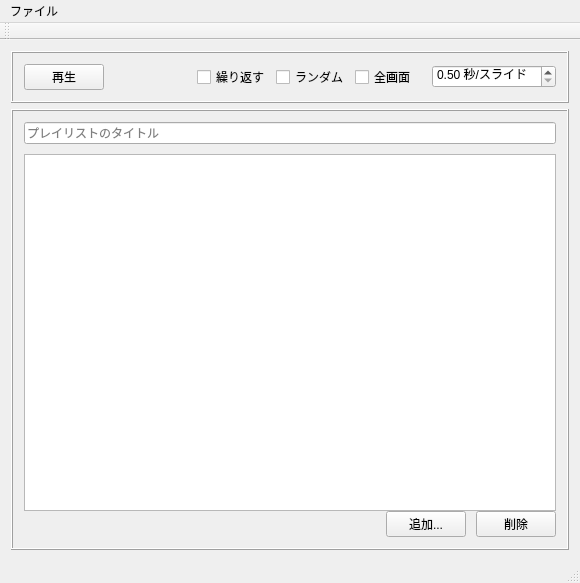
<?xml version="1.0" encoding="UTF-8"?>
<ui version="4.0">
 <class>MainWindow</class>
 <widget class="QMainWindow" name="MainWindow">
  <property name="geometry">
   <rect>
    <x>0</x>
    <y>0</y>
    <width>580</width>
    <height>583</height>
   </rect>
  </property>
  <property name="windowTitle">
   <string>SimpleSlideshow</string>
  </property>
  <widget class="QWidget" name="centralWidget">
   <layout class="QVBoxLayout" name="verticalLayout_2">
    <item>
     <widget class="QFrame" name="frame">
      <property name="frameShape">
       <enum>QFrame::Box</enum>
      </property>
      <property name="frameShadow">
       <enum>QFrame::Raised</enum>
      </property>
      <layout class="QHBoxLayout" name="horizontalLayout">
       <item>
        <widget class="QPushButton" name="pushButton_Play_Pose">
         <property name="text">
          <string>再生</string>
         </property>
         <property name="checkable">
          <bool>true</bool>
         </property>
        </widget>
       </item>
       <item>
        <spacer name="horizontalSpacer_2">
         <property name="orientation">
          <enum>Qt::Horizontal</enum>
         </property>
         <property name="sizeHint" stdset="0">
          <size>
           <width>40</width>
           <height>20</height>
          </size>
         </property>
        </spacer>
       </item>
       <item>
        <widget class="QCheckBox" name="checkBox_repeat">
         <property name="text">
          <string>繰り返す</string>
         </property>
        </widget>
       </item>
       <item>
        <widget class="QCheckBox" name="checkBox_random">
         <property name="text">
          <string>ランダム</string>
         </property>
        </widget>
       </item>
       <item>
        <widget class="QCheckBox" name="checkBox_fullscreen">
         <property name="text">
          <string>全画面</string>
         </property>
        </widget>
       </item>
       <item>
        <spacer name="horizontalSpacer_3">
         <property name="orientation">
          <enum>Qt::Horizontal</enum>
         </property>
         <property name="sizeType">
          <enum>QSizePolicy::Fixed</enum>
         </property>
         <property name="sizeHint" stdset="0">
          <size>
           <width>10</width>
           <height>20</height>
          </size>
         </property>
        </spacer>
       </item>
       <item>
        <widget class="QDoubleSpinBox" name="doubleSpinBox_playSpeed">
         <property name="suffix">
          <string> 秒/スライド</string>
         </property>
         <property name="minimum">
          <double>0.500000000000000</double>
         </property>
         <property name="singleStep">
          <double>0.500000000000000</double>
         </property>
        </widget>
       </item>
      </layout>
     </widget>
    </item>
    <item>
     <widget class="QFrame" name="frame_3">
      <property name="frameShape">
       <enum>QFrame::Box</enum>
      </property>
      <property name="frameShadow">
       <enum>QFrame::Raised</enum>
      </property>
      <layout class="QVBoxLayout" name="verticalLayout">
       <property name="spacing">
        <number>0</number>
       </property>
       <item>
        <widget class="QLineEdit" name="lineEdit_playlistTitle">
         <property name="placeholderText">
          <string>プレイリストのタイトル</string>
         </property>
        </widget>
       </item>
       <item>
        <spacer name="verticalSpacer">
         <property name="orientation">
          <enum>Qt::Vertical</enum>
         </property>
         <property name="sizeType">
          <enum>QSizePolicy::Fixed</enum>
         </property>
         <property name="sizeHint" stdset="0">
          <size>
           <width>20</width>
           <height>10</height>
          </size>
         </property>
        </spacer>
       </item>
       <item>
        <widget class="QListWidget" name="listWidget_playlist">
         <property name="dragEnabled">
          <bool>true</bool>
         </property>
         <property name="selectionMode">
          <enum>QAbstractItemView::ExtendedSelection</enum>
         </property>
        </widget>
       </item>
       <item>
        <widget class="QFrame" name="frame_2">
         <property name="frameShape">
          <enum>QFrame::NoFrame</enum>
         </property>
         <property name="frameShadow">
          <enum>QFrame::Raised</enum>
         </property>
         <property name="lineWidth">
          <number>1</number>
         </property>
         <layout class="QHBoxLayout" name="horizontalLayout_2">
          <property name="spacing">
           <number>0</number>
          </property>
          <property name="leftMargin">
           <number>0</number>
          </property>
          <property name="topMargin">
           <number>0</number>
          </property>
          <property name="rightMargin">
           <number>0</number>
          </property>
          <property name="bottomMargin">
           <number>0</number>
          </property>
          <item>
           <spacer name="horizontalSpacer">
            <property name="orientation">
             <enum>Qt::Horizontal</enum>
            </property>
            <property name="sizeHint" stdset="0">
             <size>
              <width>40</width>
              <height>20</height>
             </size>
            </property>
           </spacer>
          </item>
          <item>
           <widget class="QPushButton" name="pushButton_addImagePath">
            <property name="sizePolicy">
             <sizepolicy hsizetype="Fixed" vsizetype="Fixed">
              <horstretch>0</horstretch>
              <verstretch>0</verstretch>
             </sizepolicy>
            </property>
            <property name="minimumSize">
             <size>
              <width>80</width>
              <height>0</height>
             </size>
            </property>
            <property name="maximumSize">
             <size>
              <width>80</width>
              <height>16777215</height>
             </size>
            </property>
            <property name="text">
             <string>追加...</string>
            </property>
           </widget>
          </item>
          <item>
           <spacer name="horizontalSpacer_4">
            <property name="orientation">
             <enum>Qt::Horizontal</enum>
            </property>
            <property name="sizeType">
             <enum>QSizePolicy::Fixed</enum>
            </property>
            <property name="sizeHint" stdset="0">
             <size>
              <width>10</width>
              <height>20</height>
             </size>
            </property>
           </spacer>
          </item>
          <item>
           <widget class="QPushButton" name="pushButton_removeImagePath">
            <property name="sizePolicy">
             <sizepolicy hsizetype="Fixed" vsizetype="Fixed">
              <horstretch>0</horstretch>
              <verstretch>0</verstretch>
             </sizepolicy>
            </property>
            <property name="minimumSize">
             <size>
              <width>80</width>
              <height>0</height>
             </size>
            </property>
            <property name="maximumSize">
             <size>
              <width>80</width>
              <height>16777215</height>
             </size>
            </property>
            <property name="text">
             <string>削除</string>
            </property>
           </widget>
          </item>
         </layout>
        </widget>
       </item>
      </layout>
     </widget>
    </item>
   </layout>
  </widget>
  <widget class="QMenuBar" name="menuBar">
   <property name="geometry">
    <rect>
     <x>0</x>
     <y>0</y>
     <width>580</width>
     <height>22</height>
    </rect>
   </property>
   <widget class="QMenu" name="menu">
    <property name="title">
     <string>ファイル</string>
    </property>
    <addaction name="actionOpen"/>
    <addaction name="separator"/>
    <addaction name="actionSave"/>
    <addaction name="actionSaveAs"/>
    <addaction name="separator"/>
    <addaction name="actionQuit"/>
   </widget>
   <addaction name="menu"/>
  </widget>
  <widget class="QToolBar" name="mainToolBar">
   <attribute name="toolBarArea">
    <enum>TopToolBarArea</enum>
   </attribute>
   <attribute name="toolBarBreak">
    <bool>false</bool>
   </attribute>
  </widget>
  <widget class="QStatusBar" name="statusBar"/>
  <action name="actionSave">
   <property name="text">
    <string>上書き保存</string>
   </property>
   <property name="shortcut">
    <string>Ctrl+S</string>
   </property>
  </action>
  <action name="actionOpen">
   <property name="text">
    <string>開く...</string>
   </property>
   <property name="shortcut">
    <string>Ctrl+O</string>
   </property>
  </action>
  <action name="actionSaveAs">
   <property name="text">
    <string>名前をつけて保存...</string>
   </property>
   <property name="shortcut">
    <string>Ctrl+Shift+S</string>
   </property>
  </action>
  <action name="actionQuit">
   <property name="text">
    <string>終了</string>
   </property>
   <property name="shortcutContext">
    <enum>Qt::WindowShortcut</enum>
   </property>
  </action>
 </widget>
 <layoutdefault spacing="6" margin="11"/>
 <resources/>
 <connections/>
</ui>
